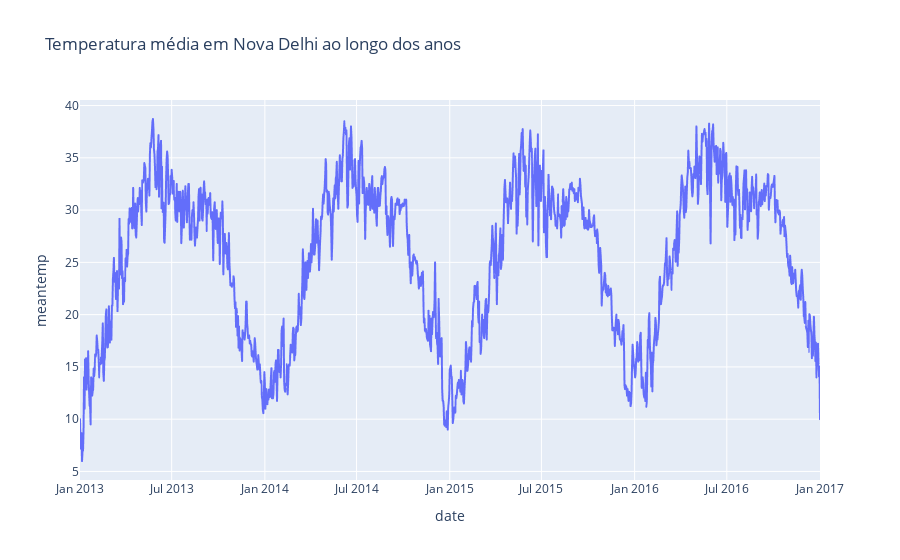

The cell this chart's notebook holds for it:
### Markdown cell above
* A coluna de data neste conjunto de dados não tem um tipo de dados datetime. Vamos alterá-lo quando necessário. Vamos dar uma olhada na temperatura média em Nova Deli ao longo dos anos:

### Code cell
figure = px.line(data, x="date", 
                 y="meantemp", 
                 title='Temperatura média em Nova Delhi ao longo dos anos')
figure.show()

### Figure 1 — Plotly figure (JSON) as saved in the notebook; plotly's stock layout.template omitted (floating-point values rounded to 4 significant figures; data arrays with more than 128 entries replaced by an {"elided": "..."} marker saying what was removed)
{"data": [{"hovertemplate": "date=%{x}<br>meantemp=%{y}<extra></extra>", "legendgroup": "", "line": {"color": "#636efa", "dash": "solid"}, "marker": {"symbol": "circle"}, "mode": "lines", "name": "", "showlegend": false, "type": "scattergl", "x": {"elided": "1462 str values"}, "xaxis": "x", "y": {"elided": "1462 float values"}, "yaxis": "y"}], "layout": {"legend": {"tracegroupgap": 0}, "title": {"text": "Temperatura média em Nova Delhi ao longo dos anos"}, "xaxis": {"anchor": "y", "domain": [0, 1], "title": {"text": "date"}}, "yaxis": {"anchor": "x", "domain": [0, 1], "title": {"text": "meantemp"}}}}
